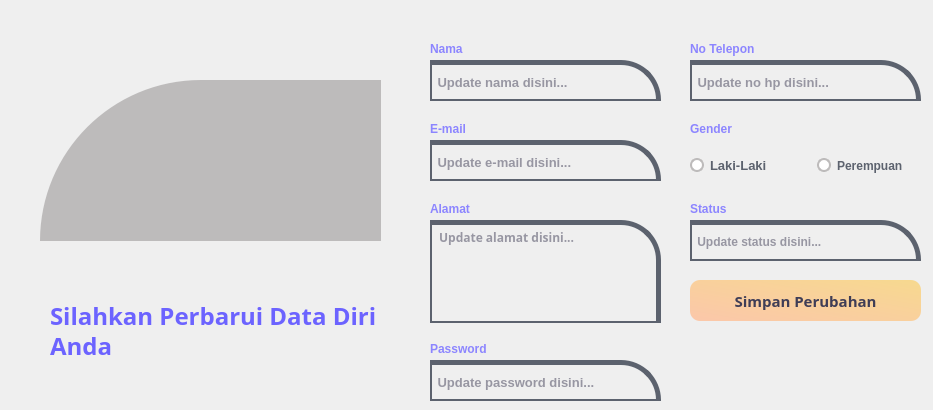
   <widget class="QWidget" name="tabProfile">
    <attribute name="title">
     <string>🔧 Profile</string>
    </attribute>
    <widget class="QLabel" name="label">
     <property name="geometry">
      <rect>
       <x>30</x>
       <y>60</y>
       <width>331</width>
       <height>161</height>
      </rect>
     </property>
     <property name="styleSheet">
      <string notr="true"/>
     </property>
     <property name="text">
      <string/>
     </property>
     <property name="pixmap">
      <pixmap resource="../Images/Source.qrc">:/images/undraw_personal_info_0okl.svg</pixmap>
     </property>
     <property name="scaledContents">
      <bool>true</bool>
     </property>
    </widget>
    <widget class="QLabel" name="label_59">
     <property name="geometry">
      <rect>
       <x>430</x>
       <y>40</y>
       <width>151</width>
       <height>17</height>
      </rect>
     </property>
     <property name="font">
      <font>
       <weight>75</weight>
       <bold>true</bold>
      </font>
     </property>
     <property name="styleSheet">
      <string notr="true">color: rgb(140, 133, 255);</string>
     </property>
     <property name="text">
      <string>Nama</string>
     </property>
    </widget>
    <widget class="QLineEdit" name="lineEdit">
     <property name="geometry">
      <rect>
       <x>430</x>
       <y>60</y>
       <width>231</width>
       <height>41</height>
      </rect>
     </property>
     <property name="font">
      <font>
       <pointsize>10</pointsize>
       <weight>75</weight>
       <bold>true</bold>
      </font>
     </property>
     <property name="styleSheet">
      <string notr="true">background-color: rgba(0, 0, 0, 0);
border: none;
border-bottom:2px solid rgb(92, 98, 110);
border-top:5px solid rgb(92, 98, 110);
border-right:5px solid rgb(92, 98, 110);
border-left:2px solid rgb(92, 98, 110);
border-top-right-radius: 40px;

/*color: rgb(204, 204, 204);*/
color: rgb(63, 61, 86);</string>
     </property>
     <property name="placeholderText">
      <string> Update nama disini...</string>
     </property>
    </widget>
    <widget class="QLineEdit" name="lineEdit_2">
     <property name="geometry">
      <rect>
       <x>430</x>
       <y>140</y>
       <width>231</width>
       <height>41</height>
      </rect>
     </property>
     <property name="font">
      <font>
       <pointsize>10</pointsize>
       <weight>75</weight>
       <bold>true</bold>
      </font>
     </property>
     <property name="styleSheet">
      <string notr="true">background-color: rgba(0, 0, 0, 0);
border: none;
border-bottom:2px solid rgb(92, 98, 110);
border-top:5px solid rgb(92, 98, 110);
border-right:5px solid rgb(92, 98, 110);
border-left:2px solid rgb(92, 98, 110);
border-top-right-radius: 40px;

/*color: rgb(204, 204, 204);*/
color: rgb(63, 61, 86);</string>
     </property>
     <property name="placeholderText">
      <string> Update e-mail disini...</string>
     </property>
    </widget>
    <widget class="QLabel" name="label_60">
     <property name="geometry">
      <rect>
       <x>430</x>
       <y>120</y>
       <width>151</width>
       <height>17</height>
      </rect>
     </property>
     <property name="font">
      <font>
       <weight>75</weight>
       <bold>true</bold>
      </font>
     </property>
     <property name="styleSheet">
      <string notr="true">color: rgb(140, 133, 255);</string>
     </property>
     <property name="text">
      <string>E-mail</string>
     </property>
    </widget>
    <widget class="QLabel" name="label_61">
     <property name="geometry">
      <rect>
       <x>430</x>
       <y>200</y>
       <width>151</width>
       <height>17</height>
      </rect>
     </property>
     <property name="font">
      <font>
       <weight>75</weight>
       <bold>true</bold>
      </font>
     </property>
     <property name="styleSheet">
      <string notr="true">color: rgb(140, 133, 255);</string>
     </property>
     <property name="text">
      <string>Alamat</string>
     </property>
    </widget>
    <widget class="QTextEdit" name="pAlamat_3">
     <property name="geometry">
      <rect>
       <x>430</x>
       <y>220</y>
       <width>231</width>
       <height>103</height>
      </rect>
     </property>
     <property name="font">
      <font>
       <family>icomoon</family>
       <weight>75</weight>
       <bold>true</bold>
      </font>
     </property>
     <property name="styleSheet">
      <string notr="true">background-color: rgba(0, 0, 0, 0);
border: none;
border-bottom:2px solid rgb(92, 98, 110);
border-top:5px solid rgb(92, 98, 110);
border-right:5px solid rgb(92, 98, 110);
border-left:2px solid rgb(92, 98, 110);
border-top-right-radius: 40px;

/*color: rgb(204, 204, 204);*/
color: rgb(63, 61, 86);</string>
     </property>
     <property name="placeholderText">
      <string> Update alamat disini...</string>
     </property>
    </widget>
    <widget class="QLabel" name="label_62">
     <property name="geometry">
      <rect>
       <x>430</x>
       <y>340</y>
       <width>151</width>
       <height>17</height>
      </rect>
     </property>
     <property name="font">
      <font>
       <weight>75</weight>
       <bold>true</bold>
      </font>
     </property>
     <property name="styleSheet">
      <string notr="true">color: rgb(140, 133, 255);</string>
     </property>
     <property name="text">
      <string>Password</string>
     </property>
    </widget>
    <widget class="QLineEdit" name="lineEdit_3">
     <property name="geometry">
      <rect>
       <x>430</x>
       <y>360</y>
       <width>231</width>
       <height>41</height>
      </rect>
     </property>
     <property name="font">
      <font>
       <pointsize>10</pointsize>
       <weight>75</weight>
       <bold>true</bold>
      </font>
     </property>
     <property name="styleSheet">
      <string notr="true">background-color: rgba(0, 0, 0, 0);
border: none;
border-bottom:2px solid rgb(92, 98, 110);
border-top:5px solid rgb(92, 98, 110);
border-right:5px solid rgb(92, 98, 110);
border-left:2px solid rgb(92, 98, 110);
border-top-right-radius: 40px;

/*color: rgb(204, 204, 204);*/
color: rgb(63, 61, 86);</string>
     </property>
     <property name="placeholderText">
      <string> Update password disini...</string>
     </property>
    </widget>
    <widget class="QLineEdit" name="lineEdit_4">
     <property name="geometry">
      <rect>
       <x>690</x>
       <y>60</y>
       <width>231</width>
       <height>41</height>
      </rect>
     </property>
     <property name="font">
      <font>
       <pointsize>10</pointsize>
       <weight>75</weight>
       <bold>true</bold>
      </font>
     </property>
     <property name="styleSheet">
      <string notr="true">background-color: rgba(0, 0, 0, 0);
border: none;
border-bottom:2px solid rgb(92, 98, 110);
border-top:5px solid rgb(92, 98, 110);
border-right:5px solid rgb(92, 98, 110);
border-left:2px solid rgb(92, 98, 110);
border-top-right-radius: 40px;

/*color: rgb(204, 204, 204);*/
color: rgb(63, 61, 86);</string>
     </property>
     <property name="placeholderText">
      <string> Update no hp disini...</string>
     </property>
    </widget>
    <widget class="QLabel" name="label_63">
     <property name="geometry">
      <rect>
       <x>690</x>
       <y>40</y>
       <width>151</width>
       <height>17</height>
      </rect>
     </property>
     <property name="font">
      <font>
       <weight>75</weight>
       <bold>true</bold>
      </font>
     </property>
     <property name="styleSheet">
      <string notr="true">color: rgb(140, 133, 255);</string>
     </property>
     <property name="text">
      <string>No Telepon</string>
     </property>
    </widget>
    <widget class="QWidget" name="horizontalLayoutWidget">
     <property name="geometry">
      <rect>
       <x>690</x>
       <y>140</y>
       <width>234</width>
       <height>51</height>
      </rect>
     </property>
     <layout class="QHBoxLayout" name="horizontalLayout_3">
      <property name="spacing">
       <number>20</number>
      </property>
      <property name="topMargin">
       <number>0</number>
      </property>
      <property name="bottomMargin">
       <number>0</number>
      </property>
      <item>
       <widget class="QRadioButton" name="radioButton_2">
        <property name="font">
         <font>
          <family>Segoe UI</family>
          <pointsize>10</pointsize>
          <weight>75</weight>
          <bold>true</bold>
         </font>
        </property>
        <property name="cursor">
         <cursorShape>PointingHandCursor</cursorShape>
        </property>
        <property name="styleSheet">
         <string notr="true">QRadioButton {
    color:                  rgb(92, 98, 110);
}

QRadioButton::indicator {
    width:                  10px;
    height:                 10px;
    border-radius:          7px;
}

QRadioButton::indicator:checked {
    background-color:       rgb(140, 133, 255);
    border:                 3px solid rgb(189, 187, 187);
}

QRadioButton::indicator:unchecked {
    background-color:       rgb(255, 255, 255);
    border:                 2px solid rgb(189, 187, 187);
}</string>
        </property>
        <property name="text">
         <string>Laki-Laki</string>
        </property>
       </widget>
      </item>
      <item>
       <widget class="QRadioButton" name="radioButton">
        <property name="font">
         <font>
          <family>Segoe UI</family>
          <weight>75</weight>
          <bold>true</bold>
         </font>
        </property>
        <property name="cursor">
         <cursorShape>PointingHandCursor</cursorShape>
        </property>
        <property name="styleSheet">
         <string notr="true">QRadioButton {
    color:                  rgb(92, 98, 110);
}

QRadioButton::indicator {
    width:                  10px;
    height:                 10px;
    border-radius:          7px;
}

QRadioButton::indicator:checked {
    background-color:      rgb(140, 133, 255);
    border:                 3px solid rgb(189, 187, 187);
}

QRadioButton::indicator:unchecked {
    background-color:      rgb(255, 255, 255);
    border:                 2px solid rgb(189, 187, 187);
}</string>
        </property>
        <property name="text">
         <string>Perempuan</string>
        </property>
       </widget>
      </item>
     </layout>
    </widget>
    <widget class="QLabel" name="label_69">
     <property name="geometry">
      <rect>
       <x>690</x>
       <y>120</y>
       <width>151</width>
       <height>17</height>
      </rect>
     </property>
     <property name="font">
      <font>
       <weight>75</weight>
       <bold>true</bold>
      </font>
     </property>
     <property name="styleSheet">
      <string notr="true">color: rgb(140, 133, 255);</string>
     </property>
     <property name="text">
      <string>Gender</string>
     </property>
    </widget>
    <widget class="QLabel" name="label_64">
     <property name="geometry">
      <rect>
       <x>690</x>
       <y>200</y>
       <width>151</width>
       <height>17</height>
      </rect>
     </property>
     <property name="font">
      <font>
       <weight>75</weight>
       <bold>true</bold>
      </font>
     </property>
     <property name="styleSheet">
      <string notr="true">color: rgb(140, 133, 255);</string>
     </property>
     <property name="text">
      <string>Status</string>
     </property>
    </widget>
    <widget class="QLineEdit" name="lineEdit_5">
     <property name="geometry">
      <rect>
       <x>690</x>
       <y>220</y>
       <width>231</width>
       <height>41</height>
      </rect>
     </property>
     <property name="font">
      <font>
       <weight>75</weight>
       <bold>true</bold>
      </font>
     </property>
     <property name="styleSheet">
      <string notr="true">background-color: rgba(0, 0, 0, 0);
border: none;
border-bottom:2px solid rgb(92, 98, 110);
border-top:5px solid rgb(92, 98, 110);
border-right:5px solid rgb(92, 98, 110);
border-left:2px solid rgb(92, 98, 110);
border-top-right-radius: 40px;

/*color: rgb(204, 204, 204);*/
color: rgb(63, 61, 86);</string>
     </property>
     <property name="placeholderText">
      <string> Update status disini...</string>
     </property>
    </widget>
    <widget class="QPushButton" name="pushButton_3">
     <property name="geometry">
      <rect>
       <x>690</x>
       <y>280</y>
       <width>231</width>
       <height>41</height>
      </rect>
     </property>
     <property name="font">
      <font>
       <family>Iosevka Custom</family>
       <pointsize>11</pointsize>
       <weight>75</weight>
       <bold>true</bold>
      </font>
     </property>
     <property name="cursor">
      <cursorShape>PointingHandCursor</cursorShape>
     </property>
     <property name="styleSheet">
      <string notr="true">QPushButton {
background: qlineargradient(spread:reflect, x1:0, y1:1, x2:1, y2:0, stop:0 rgba(251, 199, 170, 255), stop:1 rgba(247, 217, 143, 255));
border: none;
border-radius: 10px;
color: rgb(63, 61, 86);
padding: 10px;
}
QPushButton:hover {
background: qlineargradient(spread:pad, x1:0, y1:0, x2:1, y2:1, stop:0 rgba(160, 154, 245, 255), stop:1 rgba(168, 210, 209, 255));
}
QPushButton:pressed {
/*background: qlineargradient(x1:0, y0:0, x2:1, y2:1, stop:0 #b3c1ff, stop:1 #b5e4ff);*/
	background-color: qlineargradient(spread:pad, x1:0, y1:0, x2:1, y2:1, stop:0 rgba(104, 95, 245, 255), stop:1 rgba(170, 189, 189, 255));
}</string>
     </property>
     <property name="text">
      <string>Simpan Perubahan</string>
     </property>
    </widget>
    <widget class="QLabel" name="label_21">
     <property name="geometry">
      <rect>
       <x>50</x>
       <y>290</y>
       <width>331</width>
       <height>51</height>
      </rect>
     </property>
     <property name="font">
      <font>
       <family>Segoe UI Black</family>
       <pointsize>18</pointsize>
       <weight>75</weight>
       <bold>true</bold>
      </font>
     </property>
     <property name="styleSheet">
      <string notr="true">/*color: rgb(255, 255, 255)*/

color: rgb(108, 99, 255);</string>
     </property>
     <property name="text">
      <string>Silahkan Perbarui Data Diri</string>
     </property>
    </widget>
    <widget class="QLabel" name="label_22">
     <property name="geometry">
      <rect>
       <x>50</x>
       <y>320</y>
       <width>81</width>
       <height>51</height>
      </rect>
     </property>
     <property name="font">
      <font>
       <family>Segoe UI Black</family>
       <pointsize>18</pointsize>
       <weight>75</weight>
       <bold>true</bold>
      </font>
     </property>
     <property name="styleSheet">
      <string notr="true">color: rgb(108, 99, 255);</string>
     </property>
     <property name="text">
      <string>Anda</string>
     </property>
    </widget>
    <widget class="QLabel" name="label_15">
     <property name="geometry">
      <rect>
       <x>40</x>
       <y>80</y>
       <width>341</width>
       <height>161</height>
      </rect>
     </property>
     <property name="styleSheet">
      <string notr="true">background-color: rgba(9, 0, 0, 55);
border-top-left-radius: 161px;</string>
     </property>
     <property name="text">
      <string/>
     </property>
     <property name="scaledContents">
      <bool>false</bool>
     </property>
    </widget>
    <zorder>label_15</zorder>
    <zorder>label</zorder>
    <zorder>label_59</zorder>
    <zorder>lineEdit</zorder>
    <zorder>lineEdit_2</zorder>
    <zorder>label_60</zorder>
    <zorder>label_61</zorder>
    <zorder>pAlamat_3</zorder>
    <zorder>label_62</zorder>
    <zorder>lineEdit_3</zorder>
    <zorder>lineEdit_4</zorder>
    <zorder>label_63</zorder>
    <zorder>horizontalLayoutWidget</zorder>
    <zorder>label_69</zorder>
    <zorder>label_64</zorder>
    <zorder>lineEdit_5</zorder>
    <zorder>pushButton_3</zorder>
    <zorder>label_21</zorder>
    <zorder>label_22</zorder>
   </widget>
